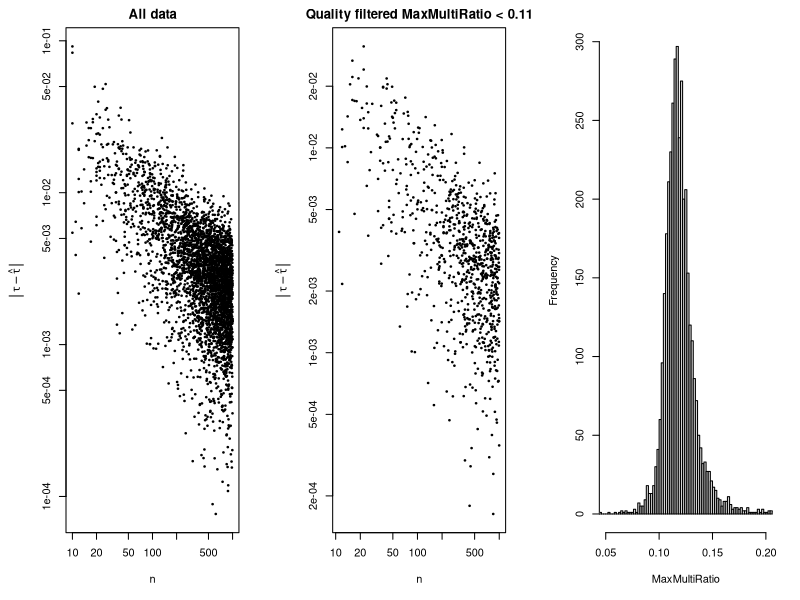

Write the R code that produced this figure.
d = read.table("numberofpoints02.dat")
pdf('numberofpoints02.pdf', width=12.0, height=3)
par(mfrow=c(1,3), mar=c(5.1, 5.0, 2.1, 2.1))
plot(d$V1, d$V2, log="xy", pch=20, cex=0.5, xlab=expression(n), ylab=expression(group("|",tau-hat(tau),"|")), main='All data')
with(d[d$V13 < 0.11,], plot(V1, V2, log='xy', pch=20, cex=0.5, main='Quality filtered MaxMultiRatio < 0.11', xlab=expression(n), ylab=expression(group("|",tau-hat(tau),"|"))))
hist(d$V13, breaks=500, xlim=c(0.05, 0.2), main='', xlab='MaxMultiRatio')
#library(rgl)
#plot3d(log(d$V1), log(d$V12), log(d$V2), size=0.05, ylim=c(0.0, 1.5), log="xy", pch=20, cex=0.1, xlab=expression(n), ylab=expression(group("|",tau-hat(tau),"|")))
dev.off()